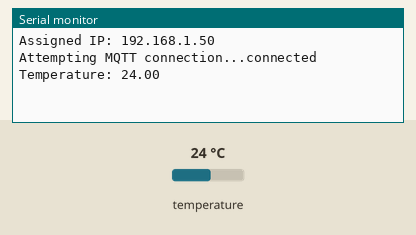
Recording of a sketch running on a simulated Arduino Uno, built with avr-gcc and run on an emulated ATmega328P. Shown: the last lines printed to the serial monitor. The inputs (shaded band) are chosen by the test bench; at power-on: temperature 24 °C. WiFi joins after 1.5 s; servers stay silent unless stated; no MQTT or app messages arrive unless stated.

Above: at 2.7 s.
2.8 s: temperature set to 12 °C
At 9.2 s:
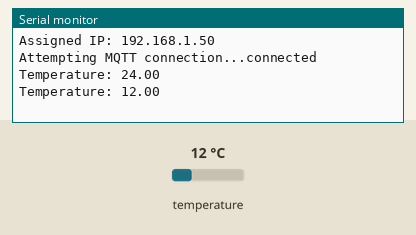
9.5 s: temperature set to 19 °C
At 15.1 s:
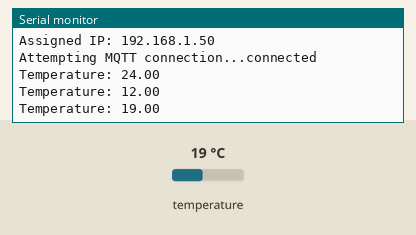
Timing chart, 0 to 16.6 s (numbered marks = the images above; inputs shaded):
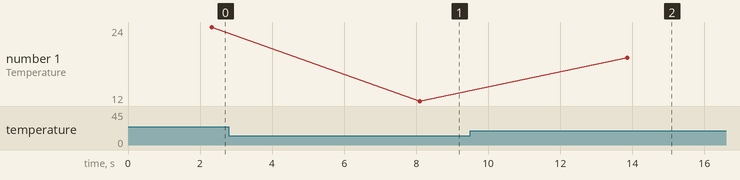

The sketch:

Question_3.ino
```cpp
#include <OneWire.h>
#include <DallasTemperature.h>
#include <Ethernet.h>
#include <PubSubClient.h>

// Data wire is connected to Arduino pin 7
#define ONE_WIRE_BUS 7

// Setup a oneWire instance to communicate with any OneWire devices
OneWire oneWire(ONE_WIRE_BUS);

// Pass our oneWire reference to Dallas Temperature sensor
DallasTemperature sensors(&oneWire);

byte mac[] = { 0xDE, 0xAD, 0xCE, 0xEF, 0xFE, 0xEC };

// Ethernet and MQTT clients
EthernetClient ethClient;
PubSubClient client(ethClient);

// Replace with your MQTT server's IP
IPAddress server(192, 168, 1, 102);

void setup() {
  // Start the serial communication
  Serial.begin(9600);

  // Start the Ethernet connection with DHCP
  if (Ethernet.begin(mac) == 0) {
    Serial.println("Failed to configure Ethernet using DHCP");
    // No point in carrying on, so you reset or halt
    while (true);
  }

  // Print the assigned IP address
  Serial.print("Assigned IP: ");
  Serial.println(Ethernet.localIP());

  client.setServer(server, 1883);

  // Start up the DS18B20 library
  sensors.begin();
}

void loop() {
  // Ensure the client is connected to the MQTT broker
  if (!client.connected()) {
    reconnect();
  }
  client.loop();

  // Request temperature from DS18B20
  sensors.requestTemperatures();
  float temperature = sensors.getTempCByIndex(0);

  // Print temperature to Serial Monitor
  Serial.print("Temperature: ");
  Serial.println(temperature);

  // Convert temperature to string and publish to MQTT topic
  char tempString[8];
  dtostrf(temperature, 6, 2, tempString);
  client.publish("temp_data", tempString);

  // Wait 5 seconds before next reading
  delay(5000);
}

void reconnect() {
  // Loop until we're reconnected
  while (!client.connected()) {
    Serial.print("Attempting MQTT connection...");
    // Attempt to connect
    if (client.connect("arduinoClient")) {
      Serial.println("connected");
    } else {
      Serial.print("failed, rc=");
      Serial.print(client.state());
      Serial.println(" try again in 5 seconds");
      // Wait 5 seconds before retrying
      delay(5000);
    }
  }
}
```

Measured:
- after the input at 2.8 s, the serial monitor: prints a new line after 5.3 s (image 1)
- after the input at 9.5 s, the serial monitor: prints a new line after 4.4 s (image 2)
- plotted number 1: 24 → 12 after the input at 2.8 s, 12 → 19 after the input at 9.5 s
